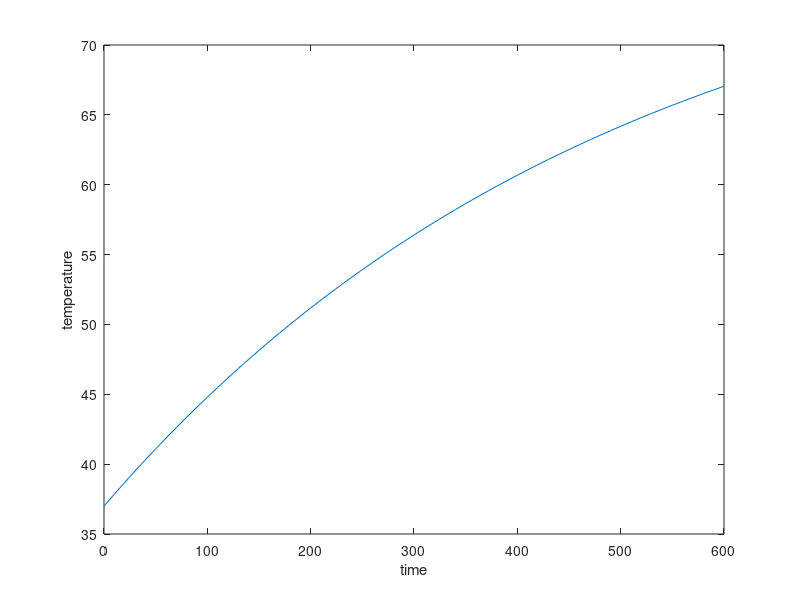
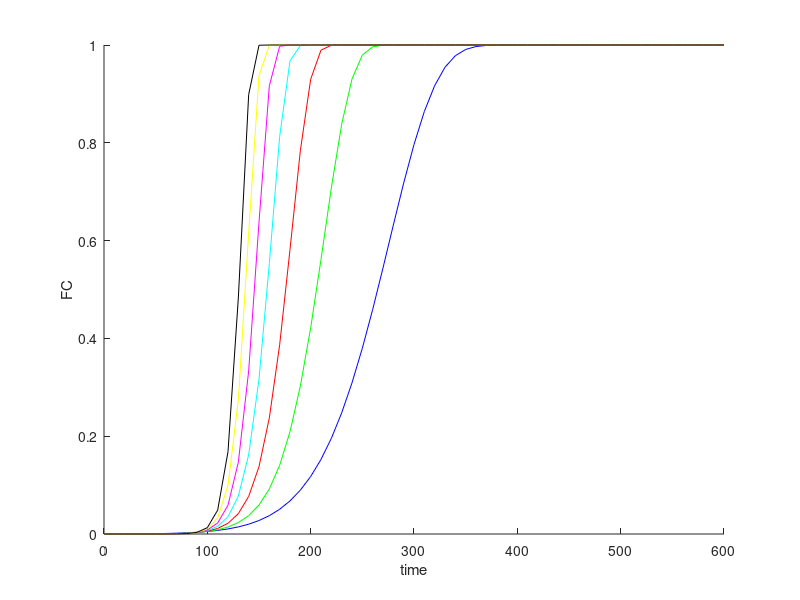
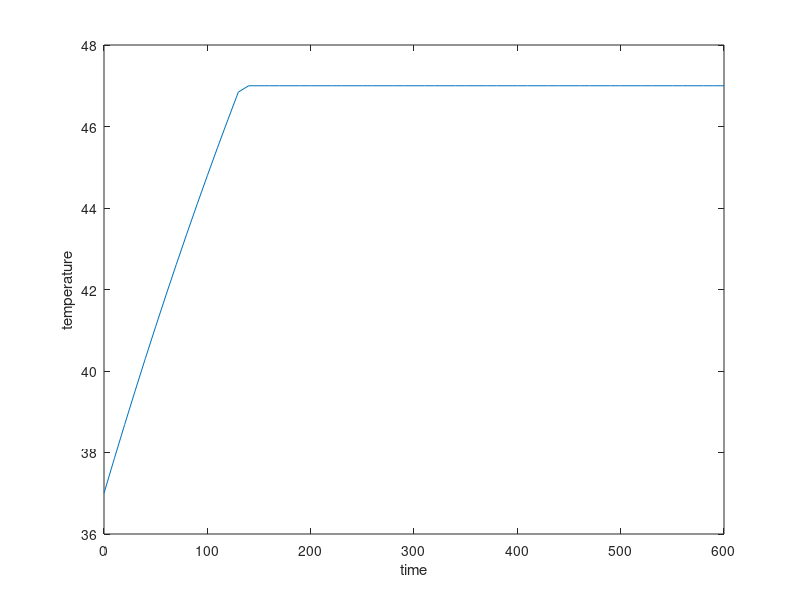
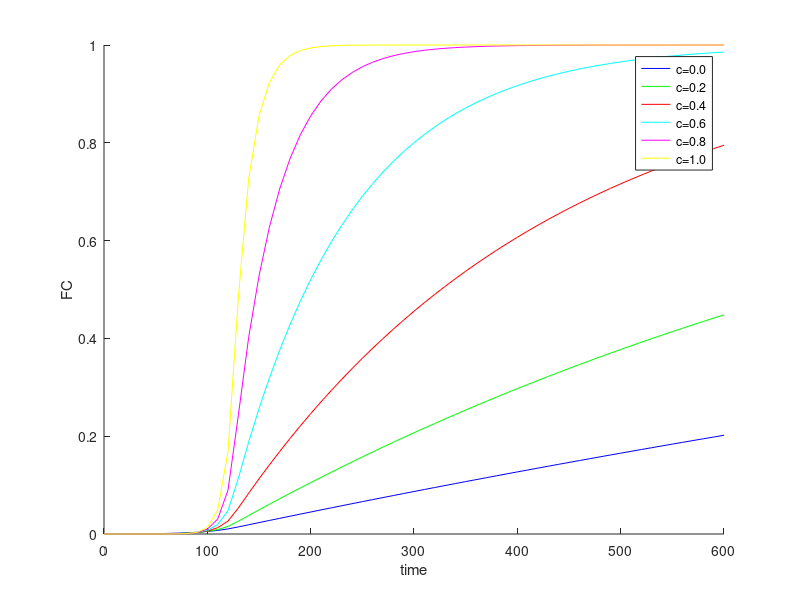

Write the MATLAB code that produced these figures, in order.
%% Combined Thermal and Osmotic Stress Damage Model
% opts.format='pdf'; opts.outputDir='.'; publish('tcadamage.m',opts);
clear all
close all



% After 1h at 43degC the cells were returned to 37degC. After 24h of treatment initiation, cells were rinsed with PBS to
% removed the salt from the cultures and returned to standard culture conditions.

deltat = 10
time = [ 0:deltat:600]; % 5 mins
temperature = 37 + (80 - 37) * (1 - exp(- .002 * time));
figure(1)
plot(time,temperature)
xlabel('time')
ylabel('temperature')
% Arrhenius Model expect temperature in Kelvin
tempkelvin = temperature + 273;

% Henriques Arrhenius Parameters
HenriquesEa =  6.28e5
HenriquesA  = 3.1e98
GasConst = 8.314
log(HenriquesA ) -( 3.8e-4 * HenriquesEa - 9.36)

% Following Pearce Paper - 
%     Pearce, John A. "Comparative analysis of mathematical models
%     of cell death and thermal damage processes." International 
%     Journal of Hyperthermia  (2013): 262-280. 
% The Arrhenius damage parameters follow a log-linear relationship
Ea =  [4:2:16] * 1.e5;
logA = 3.8e-4 * Ea - 9.36;

% Plot expected damage for increaseing Activation Energy, Ea
% Notice that damage occurs faster with increasing activation energy
figure(2)
plotcol = [ 'b' ,'g' ,'r' ,'c' ,'m' ,'y' ,'k' ];
hold on
for iii = 1:length(Ea)
  damage = exp(logA(iii)) * deltat* exp(-Ea(iii) / GasConst *tempkelvin.^(-1)) ;
  damage = cumsum(damage);
  fractionalconversion = 1 - exp(- damage ) ;
  plot(time,fractionalconversion, plotcol(iii) )
end
xlabel('time')
ylabel('FC')

% consider a second temperature that max out at 47degC
temperature = min(37 + (80 - 37) * (1 - exp(- .002 * time)),47);
tempkelvin = temperature + 273;
figure(3)
plot(time,temperature)
xlabel('time')
ylabel('temperature')
% at the same time, we will consider a steadly increasing salt concentration
saltconcentration = [0:.2:1]
% assume activation energy a function of the salt concentration
Ea = 4e5 +  saltconcentration * (16e5-4e5);
logA = 3.8e-4 * Ea - 9.36;

% Plot expected damage for increasing Activation Energy, Ea
% Notice that damage occurs faster with increasing activation energy/salt concentration
% At these lower temperature the damage still increases with increasing salt presence
figure(4)
plotcol = [ 'b' ,'g' ,'r' ,'c' ,'m' ,'y' ,'k' ];
hold on
for iii = 1:length(Ea)
  damage = exp(logA(iii)) * deltat* exp(-Ea(iii) / GasConst *tempkelvin.^(-1)) ;
  damage = cumsum(damage);
  fractionalconversion = 1 - exp(- damage ) ;
  plot(time,fractionalconversion, plotcol(iii) )
end
xlabel('time')
ylabel('FC')
legend('c=0.0','c=0.2','c=0.4','c=0.6','c=0.8','c=1.0')


% consider another temperature that max out at 42degC
temperature = min(37 + (80 - 37) * (1 - exp(- .002 * time)),42);
tempkelvin = temperature + 273;
figure(5)
plot(time,temperature)
xlabel('time')
ylabel('temperature')
% at the same time, we will consider a steadly increasing salt concentration
saltconcentration = [0:.2:1]
% assume activation energy a function of the salt concentration
Ea = 4e5 +  saltconcentration * (16e5-4e5);
logA = 3.8e-4 * Ea - 9.36;

% Plot expected damage for increasing Activation Energy, Ea
% Notice that damage occurs faster with increasing activation energy/salt concentration
% At these lower temperature the damage still increases with increasing salt presence
figure(6)
plotcol = [ 'b' ,'g' ,'r' ,'c' ,'m' ,'y' ,'k' ];
hold on
for iii = 1:length(Ea)
  damage = exp(logA(iii)) * deltat* exp(-Ea(iii) / GasConst *tempkelvin.^(-1)) ;
  damage = cumsum(damage);
  fractionalconversion = 1 - exp(- damage ) ;
  plot(time,fractionalconversion, plotcol(iii) )
end
xlabel('time')
ylabel('FC')
ylim([0 1])
legend('c=0.0','c=0.2','c=0.4','c=0.6','c=0.8','c=1.0')
